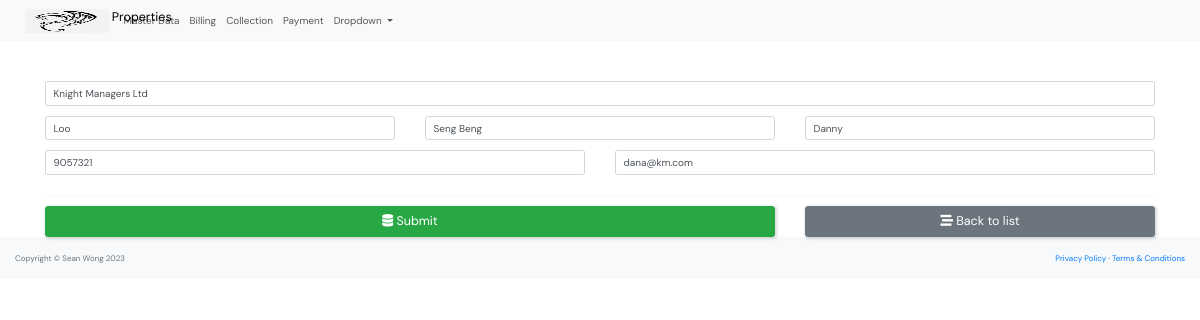
Before: /master_data/manager_update/1/ with the older database file.
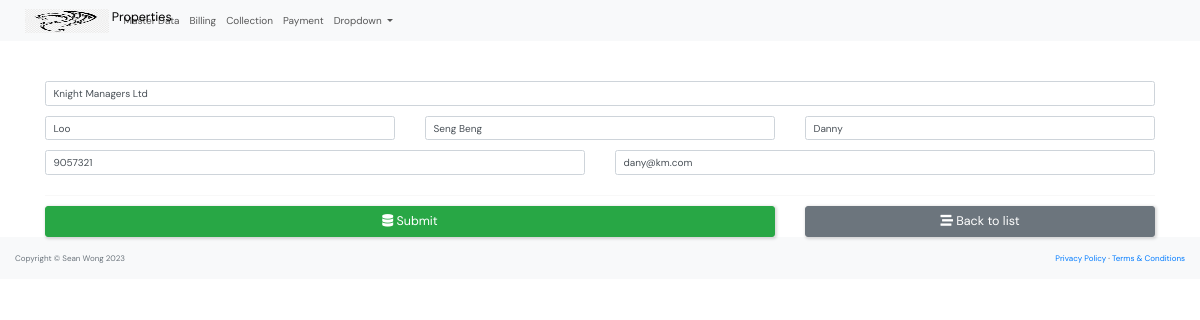
After: the same page with the newer database file.
### master_data/models.py (models this page shows, shortened)
class Manager(models.Model):
    company_name = models.CharField(max_length=250)
    family_name = models.CharField(max_length=250)
    given_name = models.CharField(max_length=250)
    preferred_name = models.CharField(max_length=250)
    phone = models.CharField(max_length=10)
    email=models.EmailField(
        unique=True,
        error_messages={
            'unique':'Thie email has already ben registered'
        }
        )
    class Meta:
        constraints = [
            models.UniqueConstraint(fields=['given_name', 'family_name'], name='unique_manager'),
        ]

### master_data/views.py (the view, shortened to what this page needs)
# urls.py: path('manager_update/<int:id>/', views.manager_form, name='manager-update'),
def manager_form(request, id=0):
    if request.method == "GET":
        if id == 0:
            form = ManagerForm()
        else:
            manager = Manager.objects.get(pk=id)
            form = ManagerForm(instance=manager)
        return render(request, "master_data/manager_form.html", {'form': form})

### master_data/forms.py
class ManagerForm(ModelForm):
    class Meta:
        model = Manager
        fields = (
            'company_name', 'family_name', 'given_name',
            'preferred_name', 'phone', 'email',
        )
        labels = {
            'company_name': '',
            'family_name': '',
            'given_name': '',
            'preferred_name': '',
            'phone': '',
            'email': '',
        }
        widgets = {
            'company_name': forms.TextInput(attrs={'class':'form-control','placeholder':'Company Name'}),
            'family_name': forms.TextInput(attrs={'class':'form-control','placeholder':'Family Name'}),
            'given_name': forms.TextInput(attrs={'class':'form-control','placeholder':'Given Name'}),
            'preferred_name': forms.TextInput(attrs={'class':'form-control','placeholder':'Preferred Name'}),
            'phone': forms.TextInput(attrs={'class':'form-control','placeholder':'Mobile Phone Number'}),
            'email': forms.EmailInput(attrs={'class':'form-control','placeholder':'Email'}),
        }

### master_data/templates/master_data/manager_form.html (shortened to what this page needs)
{% extends "base.html" %}
{% load crispy_forms_tags %}
{% block content %}
<form action="" method="post" autocomplete="off">
    <br/><br/>
    <div class="container">
        <p>{{form.company_name|as_crispy_field}}</p>
        <div class="row">
            <div class="col-md-4">
                {{form.family_name|as_crispy_field}}
            </div>
            <div class="col-md-4">
                {{form.given_name|as_crispy_field}}
            </div>
            <div class="col-md-4">
                {{form.preferred_name|as_crispy_field}}
            </div>
        </div>
        <div class="row">
            <div class="col-md-6">
                {{form.phone|as_crispy_field}}
            </div>
            <div class="col-md-6">
                {{form.email|as_crispy_field}}
            </div>
        </div>
        <hr>
        <div class="row">
            <div class="col-md-8">
                <button type="submit" class="btn btn-success btn-block btn-lg"><i class="fas fa-database"></i>
                    Submit</button>
            </div>
            <div class="col-md-4">
                <a href="{% url 'manager-list' %}" class="btn btn-secondary btn-block btn-lg">
                    <i class="fas fa-stream"></i> Back to list
                </a>
            </div>
        </div>
    </div>
</form>
{% endblock content %}

Changed rows visible on the page:
changed Manager "Knight Managers Ltd": email "dana@km.com" → "dany@km.com"
